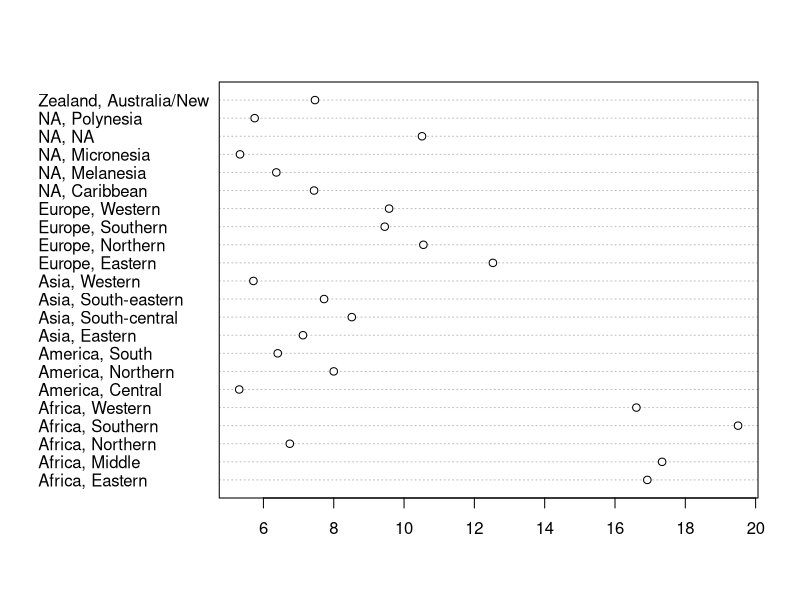

This figure's R source:
rm(list = ls())
options(width = 60)
who <- read.csv('who.by.continents.and.regions.txt',
   sep = '\t', header = TRUE)
names(who)

region.dr <- who[, c(3, 9)]
region <- as.character(region.dr[ , 1])
cont <- reg <- vector()
splt <- strsplit(region, ' ')
for(i in 1 : length(region)) {
   cont[i] <- splt[[i]][2]
   reg[i] <- splt[[i]][1]
}
c.r <- paste(cont, reg,sep = ', ')
new.region.dr <- data.frame(c.r, region.dr[ , 2])
levels(new.region.dr[ , 1])
dotchart(tapply(new.region.dr[ , 2],new.region.dr[ , 1],
   mean, na.rm = TRUE))